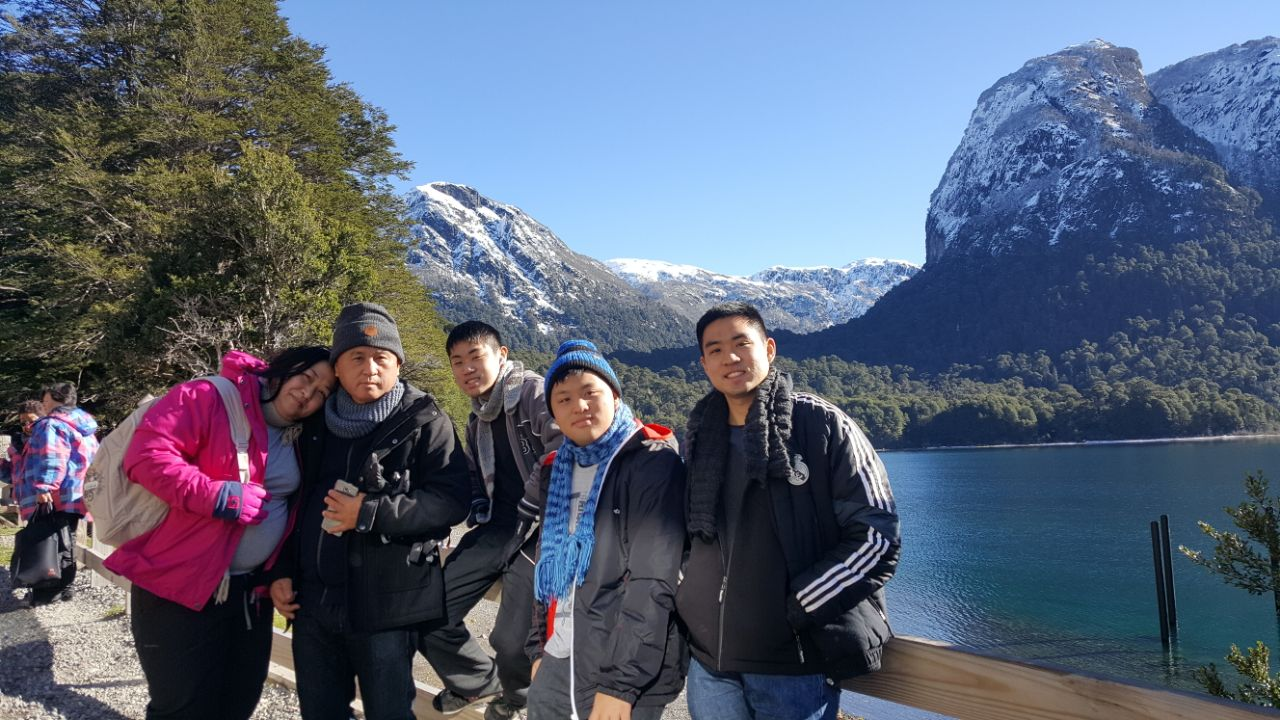
#> input picture opencv/1-basic/10-Fourier/familia.jpg, 1280 x 720 px
$ python fourier.py   (Python 2 division)
#> lines starting #> are read from the running program, lines starting #| are printed output that depends on the picture
import cv2
import numpy as np
from matplotlib import pyplot as plt

img = cv2.imread('familia.jpg',0)
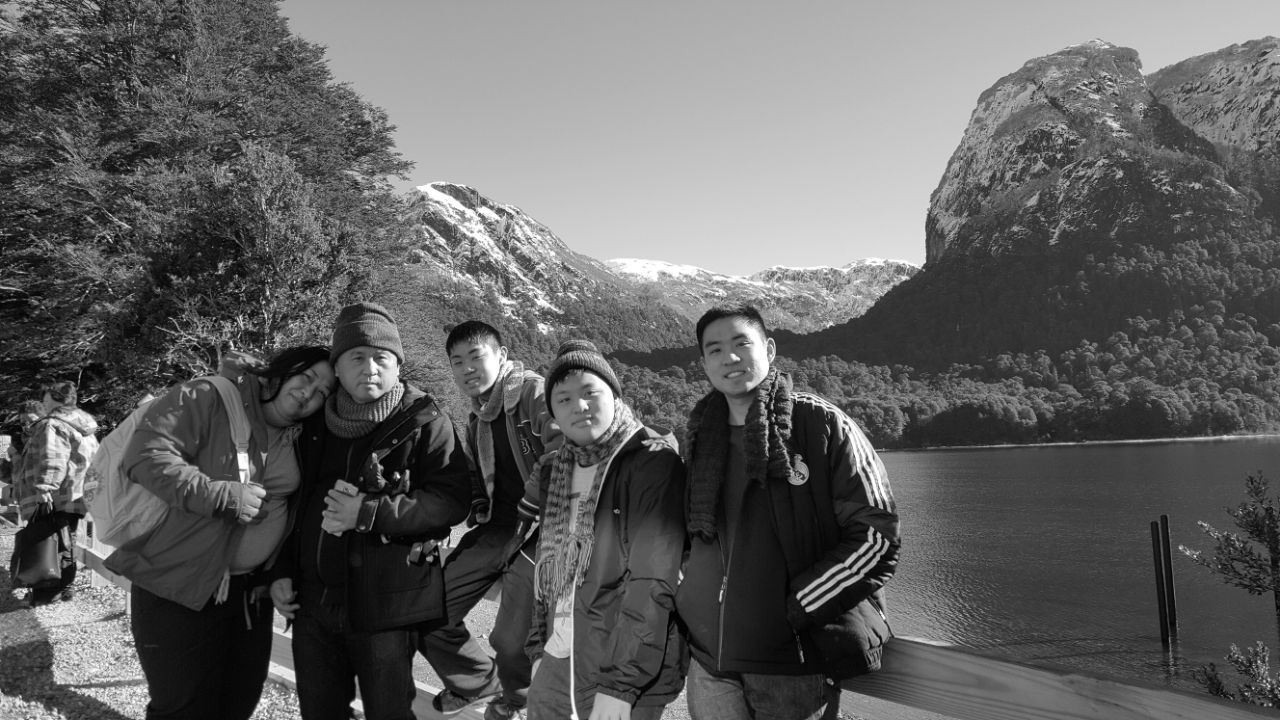
#> img: shape (720, 1280); min 0, max 255, mean 96.9
f = np.fft.fft2(img)
fshift = np.fft.fftshift(f)
magnitude_spectrum = 20*np.log(np.abs(fshift))
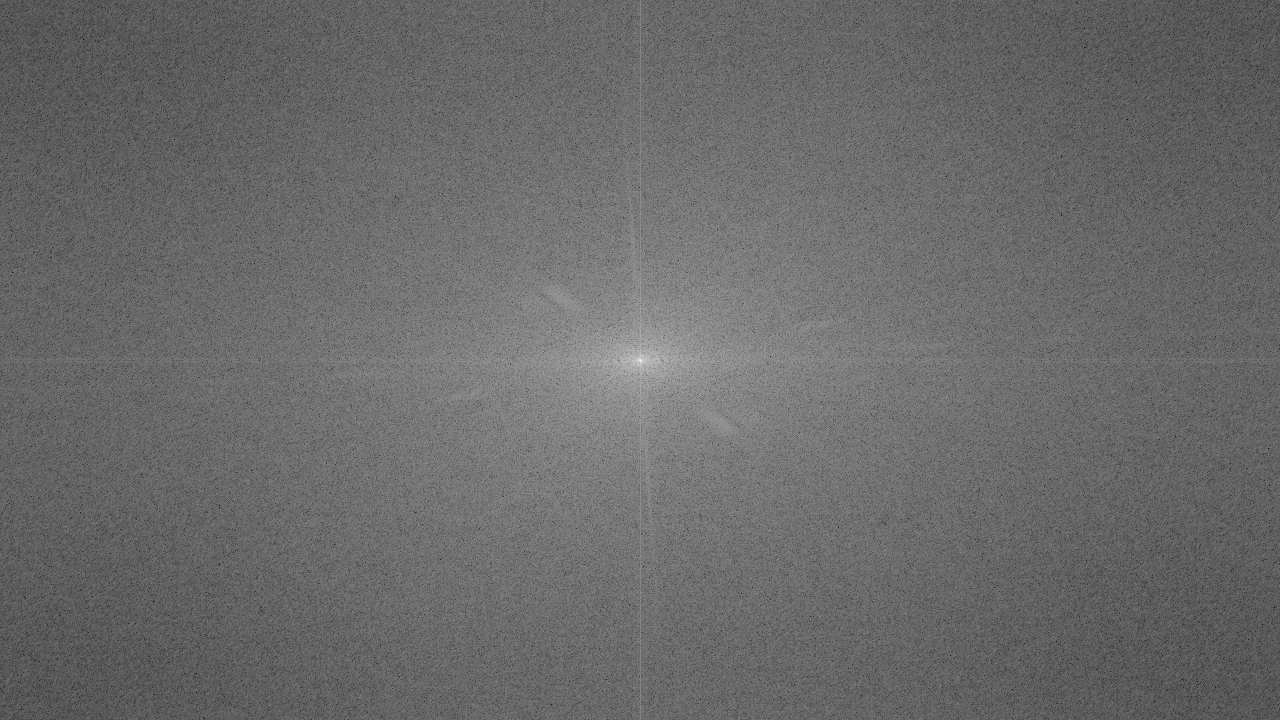
#> magnitude_spectrum: shape (720, 1280) float64; min 45.82, max 366.2, mean 179.6; drawn with min black and max white

plt.subplot(121),plt.imshow(img, cmap = 'gray')
plt.title('Input Image'), plt.xticks([]), plt.yticks([])
plt.subplot(122),plt.imshow(magnitude_spectrum, cmap = 'gray')
plt.title('Magnitude Spectrum'), plt.xticks([]), plt.yticks([])
plt.show()
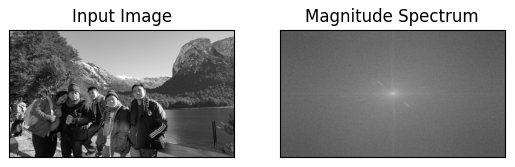
#> figure drawn by matplotlib, 2 panels

#High Pass Filter
rows, cols = img.shape
#> rows = 720; cols = 1280
crow,ccol = rows/2 , cols/2
#> crow = 360; ccol = 640
fshift[crow-30:crow+30, ccol-30:ccol+30] = 0
f_ishift = np.fft.ifftshift(fshift)
img_back = np.fft.ifft2(f_ishift)
img_back = np.abs(img_back)
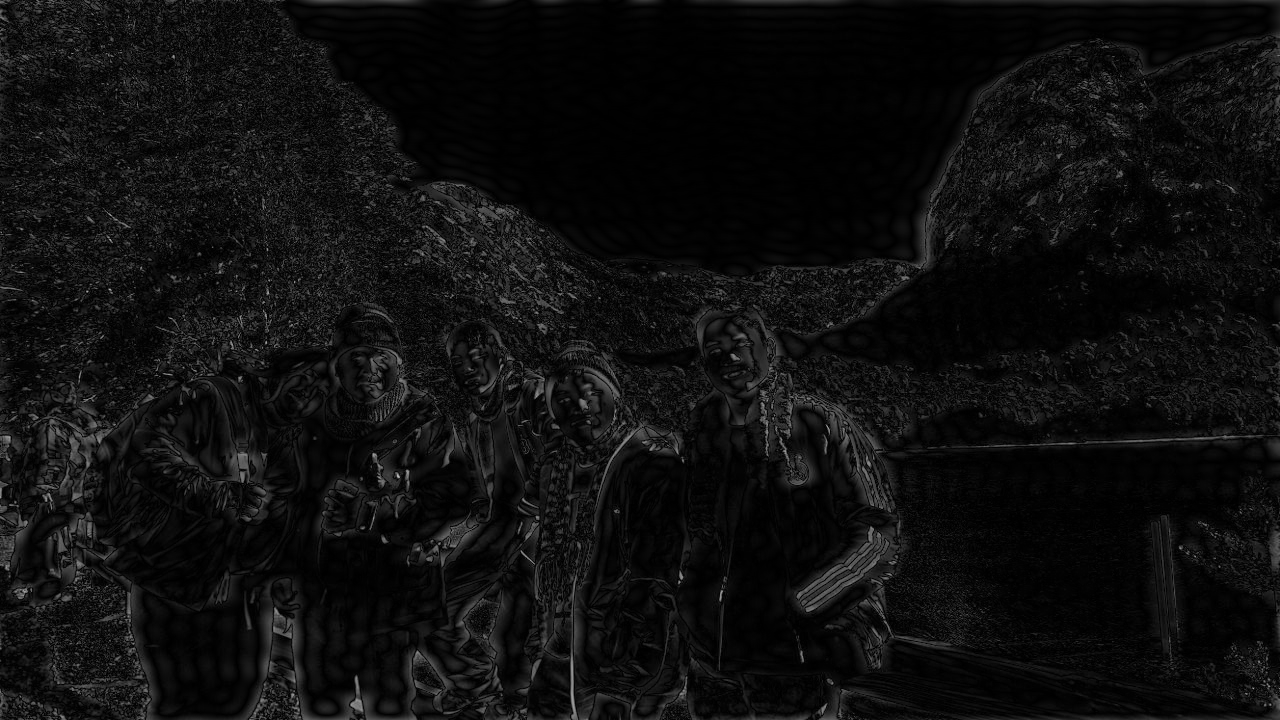
#> img_back: shape (720, 1280) float64; min 0.00608, max 191.2, mean 15.3

plt.subplot(131),plt.imshow(img, cmap = 'gray')
plt.title('Input Image'), plt.xticks([]), plt.yticks([])
plt.subplot(132),plt.imshow(img_back, cmap = 'gray')
plt.title('Image after HPF'), plt.xticks([]), plt.yticks([])
plt.subplot(133),plt.imshow(img_back)
plt.title('Result in JET'), plt.xticks([]), plt.yticks([])

plt.show()
